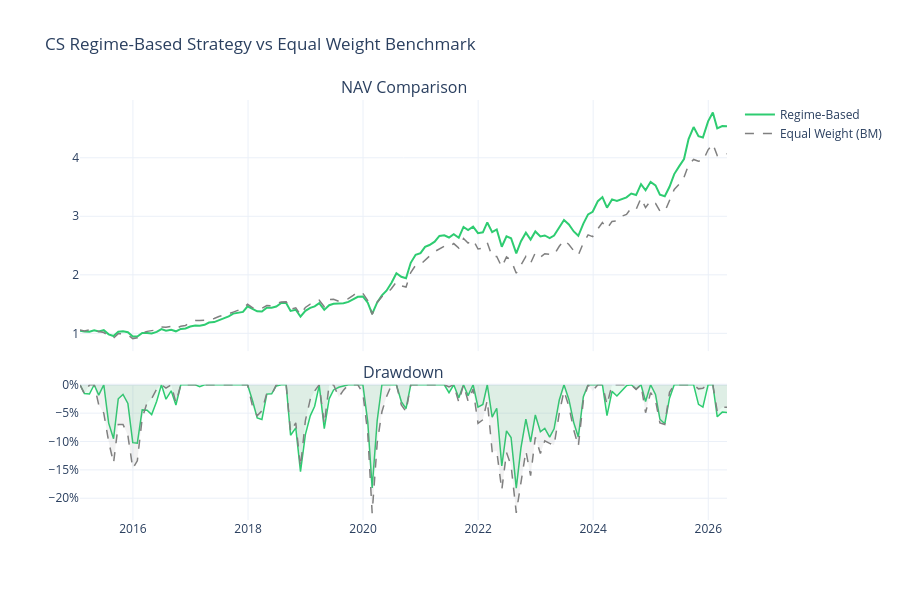

The notebook cell saved with this chart:
### Code cell
# NAV 비교 차트
fig = make_subplots(rows=2, cols=1, shared_xaxes=True,
                    subplot_titles=['NAV Comparison', 'Drawdown'],
                    row_heights=[0.65, 0.35], vertical_spacing=0.08)

# NAV
fig.add_trace(go.Scatter(
    x=nav_regime.index, y=nav_regime.values,
    name='Regime-Based', line=dict(color='#2ecc71', width=2),
), row=1, col=1)
fig.add_trace(go.Scatter(
    x=nav_ew.index, y=nav_ew.values,
    name='Equal Weight (BM)', line=dict(color='gray', width=1.5, dash='dash'),
), row=1, col=1)

# Drawdown
for nav, name, color, dash in [
    (nav_regime, 'Regime-Based', '#2ecc71', None),
    (nav_ew, 'Equal Weight (BM)', 'gray', 'dash'),
]:
    dd = (nav - nav.cummax()) / nav.cummax()
    fig.add_trace(go.Scatter(
        x=dd.index, y=dd.values,
        name=name, line=dict(color=color, width=1.5, dash=dash),
        showlegend=False, fill='tozeroy', fillcolor=f'rgba({",".join(str(int(color.lstrip("#")[i:i+2], 16)) for i in (0,2,4))},0.1)' if color != 'gray' else 'rgba(128,128,128,0.1)',
    ), row=2, col=1)

fig.update_yaxes(tickformat='.0%', row=2, col=1)
fig.update_layout(
    template='plotly_white',
    height=600, width=900,
    title='CS Regime-Based Strategy vs Equal Weight Benchmark',
)
fig.show()

### Figure 1 — Plotly figure (JSON) as saved in the notebook; plotly's stock layout.template omitted (floating-point values rounded to 4 significant figures; data arrays with more than 128 entries replaced by an {"elided": "..."} marker saying what was removed)
{"data": [{"line": {"color": "#2ecc71", "width": 2}, "name": "Regime-Based", "type": "scatter", "x": {"elided": "136 str values"}, "xaxis": "x", "y": {"elided": "136 float values"}, "yaxis": "y"}, {"line": {"color": "gray", "dash": "dash", "width": 1.5}, "name": "Equal Weight (BM)", "type": "scatter", "x": {"elided": "136 str values"}, "xaxis": "x", "y": {"elided": "136 float values"}, "yaxis": "y"}, {"fill": "tozeroy", "fillcolor": "rgba(46,204,113,0.1)", "line": {"color": "#2ecc71", "width": 1.5}, "name": "Regime-Based", "showlegend": false, "type": "scatter", "x": {"elided": "136 str values"}, "xaxis": "x2", "y": {"elided": "136 float values"}, "yaxis": "y2"}, {"fill": "tozeroy", "fillcolor": "rgba(128,128,128,0.1)", "line": {"color": "gray", "dash": "dash", "width": 1.5}, "name": "Equal Weight (BM)", "showlegend": false, "type": "scatter", "x": {"elided": "136 str values"}, "xaxis": "x2", "y": {"elided": "136 float values"}, "yaxis": "y2"}], "layout": {"annotations": [{"font": {"size": 16}, "showarrow": false, "text": "NAV Comparison", "x": 0.5, "xanchor": "center", "xref": "paper", "y": 1, "yanchor": "bottom", "yref": "paper"}, {"font": {"size": 16}, "showarrow": false, "text": "Drawdown", "x": 0.5, "xanchor": "center", "xref": "paper", "y": 0.322, "yanchor": "bottom", "yref": "paper"}], "height": 600, "title": {"text": "CS Regime-Based Strategy vs Equal Weight Benchmark"}, "width": 900, "xaxis": {"anchor": "y", "domain": [0, 1], "matches": "x2", "showticklabels": false}, "xaxis2": {"anchor": "y2", "domain": [0, 1]}, "yaxis": {"anchor": "x", "domain": [0.402, 1]}, "yaxis2": {"anchor": "x2", "domain": [0, 0.322], "tickformat": ".0%"}}}
